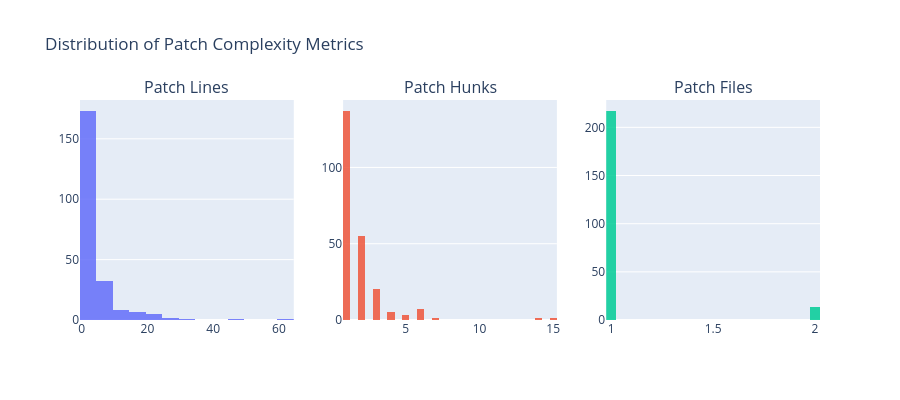

The notebook cell saved with this chart:
### Code cell
# ── Distribution of patch_lines / patch_hunks / patch_files ───────────────────
fig = make_subplots(
    rows=1, cols=3,
    subplot_titles=["Patch Lines", "Patch Hunks", "Patch Files"],
)

metrics = ["patch_lines", "patch_hunks", "patch_files"]
colors  = ["#636EFA", "#EF553B", "#00CC96"]

for col_idx, (metric, color) in enumerate(zip(metrics, colors), start=1):
    fig.add_trace(
        go.Histogram(
            x=df[metric],
            marker_color=color,
            name=metric,
            nbinsx=30,
            opacity=0.85,
        ),
        row=1, col=col_idx,
    )

fig.update_layout(
    title_text="Distribution of Patch Complexity Metrics",
    showlegend=False,
    height=400,
)
fig.show()

### Figure 1 — Plotly figure (JSON) as saved in the notebook; plotly's stock layout.template omitted (floating-point values rounded to 4 significant figures; data arrays with more than 128 entries replaced by an {"elided": "..."} marker saying what was removed)
{"data": [{"marker": {"color": "#636EFA"}, "name": "patch_lines", "nbinsx": 30, "opacity": 0.85, "type": "histogram", "x": {"elided": "230 int values"}, "xaxis": "x", "yaxis": "y"}, {"marker": {"color": "#EF553B"}, "name": "patch_hunks", "nbinsx": 30, "opacity": 0.85, "type": "histogram", "x": {"elided": "230 int values"}, "xaxis": "x2", "yaxis": "y2"}, {"marker": {"color": "#00CC96"}, "name": "patch_files", "nbinsx": 30, "opacity": 0.85, "type": "histogram", "x": {"elided": "230 int values"}, "xaxis": "x3", "yaxis": "y3"}], "layout": {"annotations": [{"font": {"size": 16}, "showarrow": false, "text": "Patch Lines", "x": 0.1444, "xanchor": "center", "xref": "paper", "y": 1, "yanchor": "bottom", "yref": "paper"}, {"font": {"size": 16}, "showarrow": false, "text": "Patch Hunks", "x": 0.5, "xanchor": "center", "xref": "paper", "y": 1, "yanchor": "bottom", "yref": "paper"}, {"font": {"size": 16}, "showarrow": false, "text": "Patch Files", "x": 0.8556, "xanchor": "center", "xref": "paper", "y": 1, "yanchor": "bottom", "yref": "paper"}], "height": 400, "showlegend": false, "title": {"text": "Distribution of Patch Complexity Metrics"}, "xaxis": {"anchor": "y", "domain": [0, 0.2889]}, "xaxis2": {"anchor": "y2", "domain": [0.3556, 0.6444]}, "xaxis3": {"anchor": "y3", "domain": [0.7111, 1]}, "yaxis": {"anchor": "x", "domain": [0, 1]}, "yaxis2": {"anchor": "x2", "domain": [0, 1]}, "yaxis3": {"anchor": "x3", "domain": [0, 1]}}}
